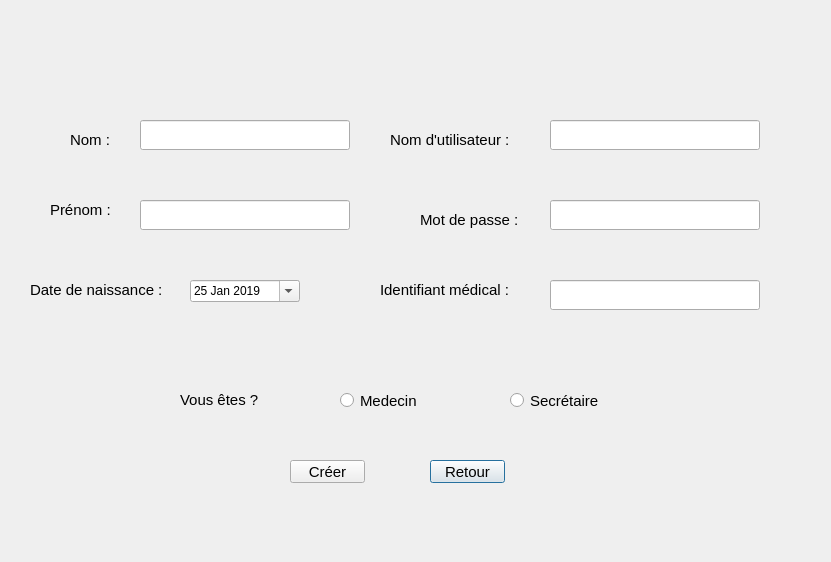
<?xml version="1.0" encoding="UTF-8"?>
<ui version="4.0">
 <class>creer_compte</class>
 <widget class="QDialog" name="creer_compte">
  <property name="geometry">
   <rect>
    <x>0</x>
    <y>0</y>
    <width>831</width>
    <height>562</height>
   </rect>
  </property>
  <property name="windowTitle">
   <string>Dialog</string>
  </property>
  <widget class="QPushButton" name="pushButton_2">
   <property name="geometry">
    <rect>
     <x>430</x>
     <y>460</y>
     <width>75</width>
     <height>23</height>
    </rect>
   </property>
   <property name="font">
    <font>
     <pointsize>11</pointsize>
    </font>
   </property>
   <property name="text">
    <string>Retour</string>
   </property>
  </widget>
  <widget class="QLineEdit" name="motdepasse">
   <property name="geometry">
    <rect>
     <x>550</x>
     <y>200</y>
     <width>210</width>
     <height>30</height>
    </rect>
   </property>
   <property name="font">
    <font>
     <pointsize>11</pointsize>
    </font>
   </property>
   <property name="alignment">
    <set>Qt::AlignCenter</set>
   </property>
  </widget>
  <widget class="QPushButton" name="pushButton">
   <property name="geometry">
    <rect>
     <x>290</x>
     <y>460</y>
     <width>75</width>
     <height>23</height>
    </rect>
   </property>
   <property name="font">
    <font>
     <pointsize>11</pointsize>
    </font>
   </property>
   <property name="text">
    <string>Créer</string>
   </property>
  </widget>
  <widget class="QLabel" name="label_7">
   <property name="geometry">
    <rect>
     <x>180</x>
     <y>390</y>
     <width>131</width>
     <height>20</height>
    </rect>
   </property>
   <property name="font">
    <font>
     <pointsize>11</pointsize>
    </font>
   </property>
   <property name="text">
    <string>Vous êtes ?</string>
   </property>
  </widget>
  <widget class="QLabel" name="label_4">
   <property name="geometry">
    <rect>
     <x>420</x>
     <y>210</y>
     <width>131</width>
     <height>20</height>
    </rect>
   </property>
   <property name="font">
    <font>
     <pointsize>11</pointsize>
    </font>
   </property>
   <property name="text">
    <string>Mot de passe :</string>
   </property>
  </widget>
  <widget class="QRadioButton" name="radioButton_2">
   <property name="geometry">
    <rect>
     <x>510</x>
     <y>390</y>
     <width>111</width>
     <height>21</height>
    </rect>
   </property>
   <property name="font">
    <font>
     <pointsize>11</pointsize>
    </font>
   </property>
   <property name="text">
    <string>Secrétaire</string>
   </property>
  </widget>
  <widget class="QLabel" name="picture">
   <property name="geometry">
    <rect>
     <x>0</x>
     <y>0</y>
     <width>820</width>
     <height>550</height>
    </rect>
   </property>
   <property name="minimumSize">
    <size>
     <width>820</width>
     <height>550</height>
    </size>
   </property>
   <property name="maximumSize">
    <size>
     <width>820</width>
     <height>550</height>
    </size>
   </property>
   <property name="text">
    <string/>
   </property>
  </widget>
  <widget class="QRadioButton" name="radioButton">
   <property name="geometry">
    <rect>
     <x>340</x>
     <y>390</y>
     <width>91</width>
     <height>21</height>
    </rect>
   </property>
   <property name="font">
    <font>
     <pointsize>11</pointsize>
    </font>
   </property>
   <property name="text">
    <string>Medecin</string>
   </property>
  </widget>
  <widget class="QLineEdit" name="identifiant">
   <property name="geometry">
    <rect>
     <x>550</x>
     <y>120</y>
     <width>210</width>
     <height>30</height>
    </rect>
   </property>
   <property name="font">
    <font>
     <pointsize>11</pointsize>
    </font>
   </property>
   <property name="alignment">
    <set>Qt::AlignCenter</set>
   </property>
  </widget>
  <widget class="QLineEdit" name="IDmedical">
   <property name="geometry">
    <rect>
     <x>550</x>
     <y>280</y>
     <width>210</width>
     <height>30</height>
    </rect>
   </property>
   <property name="font">
    <font>
     <pointsize>11</pointsize>
    </font>
   </property>
   <property name="alignment">
    <set>Qt::AlignCenter</set>
   </property>
  </widget>
  <widget class="QDateEdit" name="dateEdit">
   <property name="geometry">
    <rect>
     <x>190</x>
     <y>280</y>
     <width>110</width>
     <height>22</height>
    </rect>
   </property>
   <property name="calendarPopup">
    <bool>true</bool>
   </property>
   <property name="date">
    <date>
     <year>2019</year>
     <month>1</month>
     <day>25</day>
    </date>
   </property>
  </widget>
  <widget class="QLabel" name="label">
   <property name="geometry">
    <rect>
     <x>70</x>
     <y>130</y>
     <width>51</width>
     <height>20</height>
    </rect>
   </property>
   <property name="font">
    <font>
     <pointsize>11</pointsize>
    </font>
   </property>
   <property name="text">
    <string>Nom :</string>
   </property>
  </widget>
  <widget class="QLabel" name="label_5">
   <property name="geometry">
    <rect>
     <x>380</x>
     <y>280</y>
     <width>161</width>
     <height>20</height>
    </rect>
   </property>
   <property name="font">
    <font>
     <pointsize>11</pointsize>
    </font>
   </property>
   <property name="text">
    <string>Identifiant médical :</string>
   </property>
  </widget>
  <widget class="QLineEdit" name="prenom">
   <property name="geometry">
    <rect>
     <x>140</x>
     <y>200</y>
     <width>210</width>
     <height>30</height>
    </rect>
   </property>
   <property name="font">
    <font>
     <pointsize>11</pointsize>
    </font>
   </property>
   <property name="alignment">
    <set>Qt::AlignCenter</set>
   </property>
  </widget>
  <widget class="QLabel" name="label_2">
   <property name="geometry">
    <rect>
     <x>50</x>
     <y>200</y>
     <width>81</width>
     <height>20</height>
    </rect>
   </property>
   <property name="font">
    <font>
     <pointsize>11</pointsize>
    </font>
   </property>
   <property name="text">
    <string>Prénom :</string>
   </property>
  </widget>
  <widget class="QLabel" name="label_6">
   <property name="geometry">
    <rect>
     <x>30</x>
     <y>280</y>
     <width>161</width>
     <height>20</height>
    </rect>
   </property>
   <property name="font">
    <font>
     <pointsize>11</pointsize>
    </font>
   </property>
   <property name="text">
    <string>Date de naissance :</string>
   </property>
  </widget>
  <widget class="QLineEdit" name="lineEdit_nom">
   <property name="geometry">
    <rect>
     <x>140</x>
     <y>120</y>
     <width>210</width>
     <height>30</height>
    </rect>
   </property>
   <property name="font">
    <font>
     <pointsize>11</pointsize>
    </font>
   </property>
   <property name="alignment">
    <set>Qt::AlignCenter</set>
   </property>
  </widget>
  <widget class="QLabel" name="label_3">
   <property name="geometry">
    <rect>
     <x>390</x>
     <y>130</y>
     <width>151</width>
     <height>20</height>
    </rect>
   </property>
   <property name="font">
    <font>
     <pointsize>11</pointsize>
    </font>
   </property>
   <property name="text">
    <string>Nom d'utilisateur :</string>
   </property>
  </widget>
  <zorder>picture</zorder>
  <zorder>pushButton_2</zorder>
  <zorder>motdepasse</zorder>
  <zorder>pushButton</zorder>
  <zorder>label_7</zorder>
  <zorder>label_4</zorder>
  <zorder>radioButton_2</zorder>
  <zorder>radioButton</zorder>
  <zorder>identifiant</zorder>
  <zorder>IDmedical</zorder>
  <zorder>dateEdit</zorder>
  <zorder>label</zorder>
  <zorder>label_5</zorder>
  <zorder>prenom</zorder>
  <zorder>label_2</zorder>
  <zorder>label_6</zorder>
  <zorder>lineEdit_nom</zorder>
  <zorder>label_3</zorder>
 </widget>
 <resources/>
 <connections/>
</ui>
